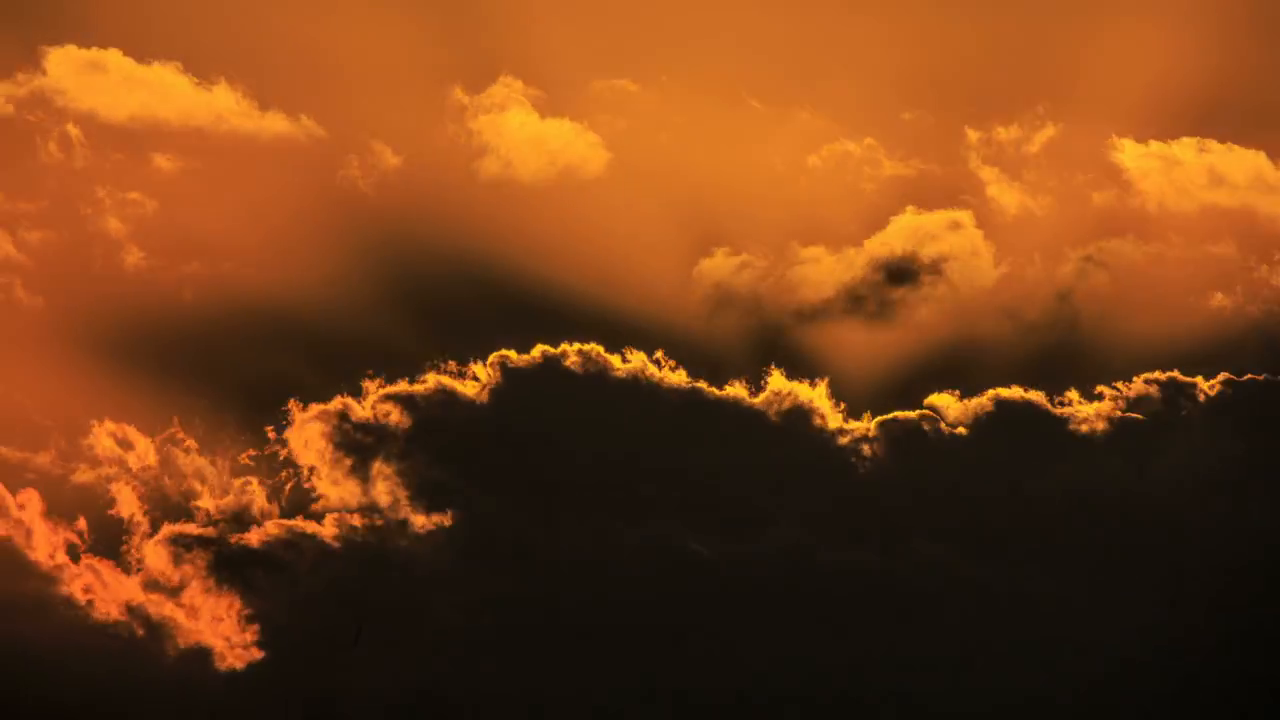
#> input picture frame 13 of Gui Features/sunrise.mp4, 1280 x 720 px
$ python playingavideo.py
#> lines starting #> are read from the running program, lines starting #| are printed output that depends on the picture
import numpy as np
import cv2 as cv
cap = cv.VideoCapture('sunrise.mp4')
while cap.isOpened():
    ret, frame = cap.read()
#> frame is the input picture: shape (720, 1280, 3); mean B, G, R 22.8, 62.7, 118
    # if frame is read correctly ret is True
    if not ret:
        print("Can't receive frames (stream end?). Exiting ...")
        break
    gray = cv.cvtColor(frame, cv.COLOR_BGR2GRAY)
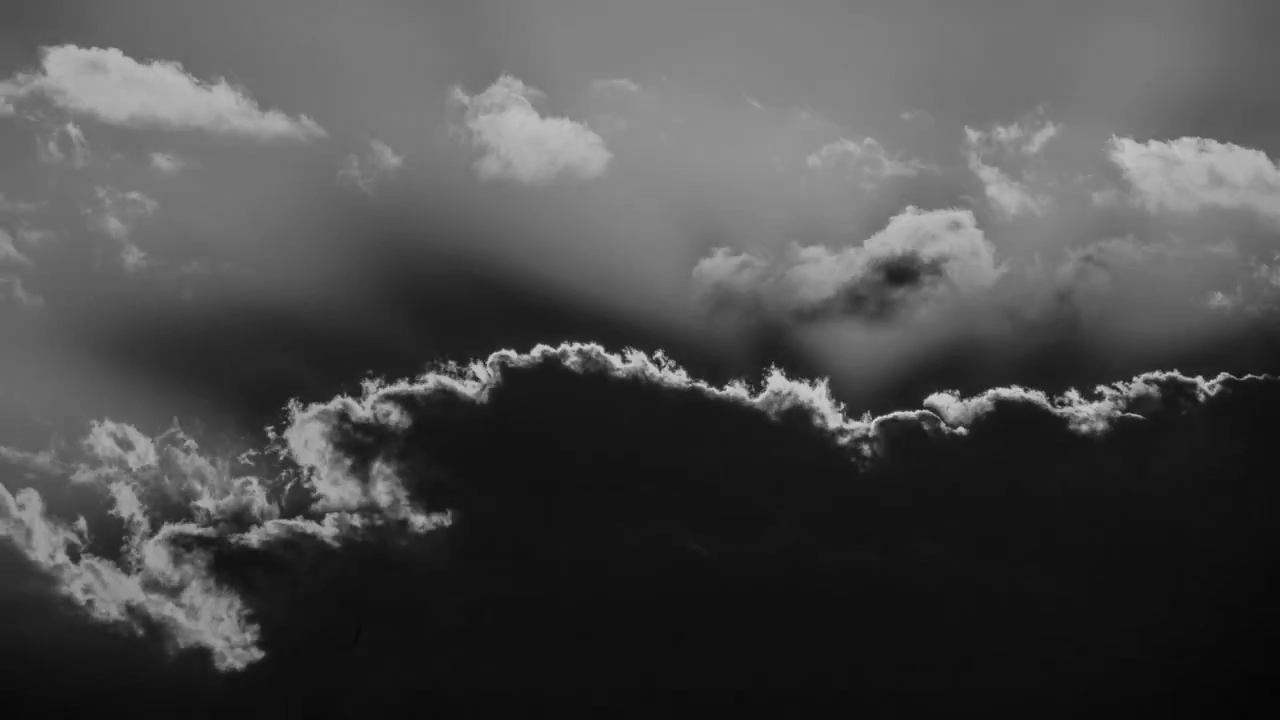
#> gray: shape (720, 1280); min 5, max 219, mean 74.7
    cv.imshow('frame', gray)
    if cv.waitKey(1) == ord('q'):
#> (key q is pressed here)
        break
cap.release()
# window shown waits for any key pressing event
cv.destroyAllWindows()

$ run again, starting later in the video
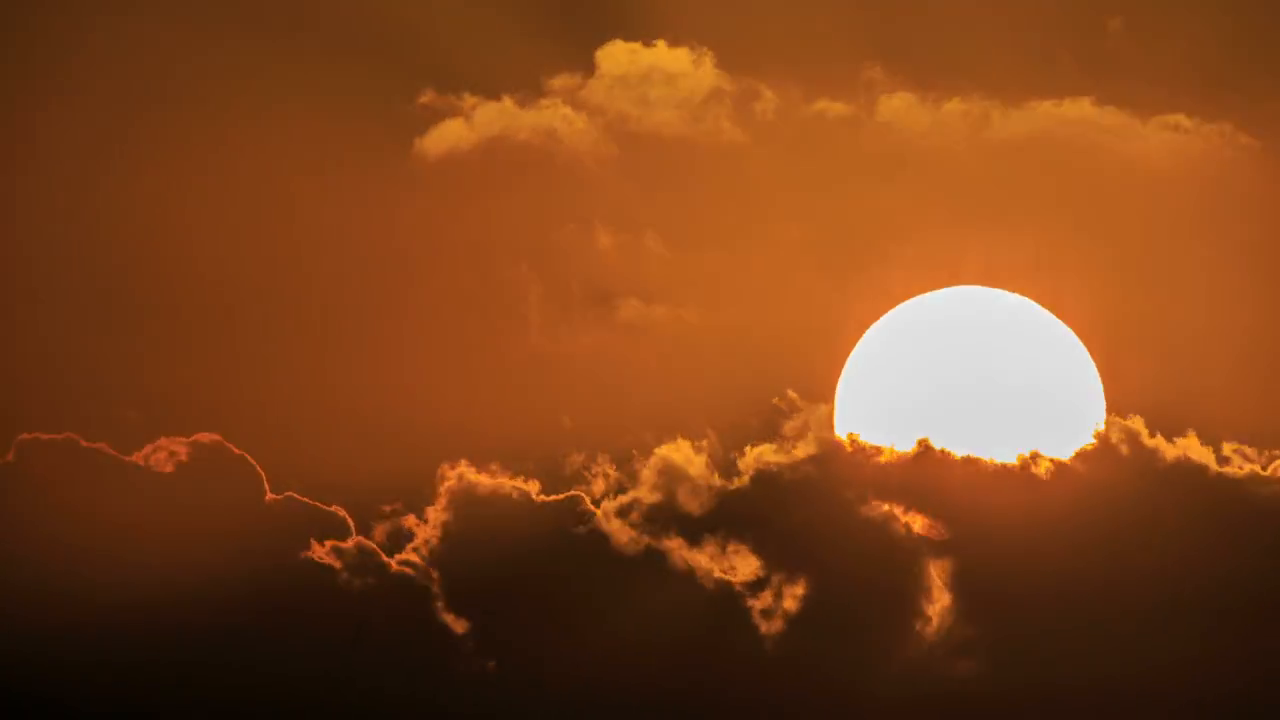
#> input picture frame 58 of Gui Features/sunrise.mp4, 1280 x 720 px
#> frame is the input picture: shape (720, 1280, 3); mean B, G, R 27.9, 67.6, 126.5
#> `gray = cv.cvtColor(frame, cv.COLOR_BGR2GRAY)`:
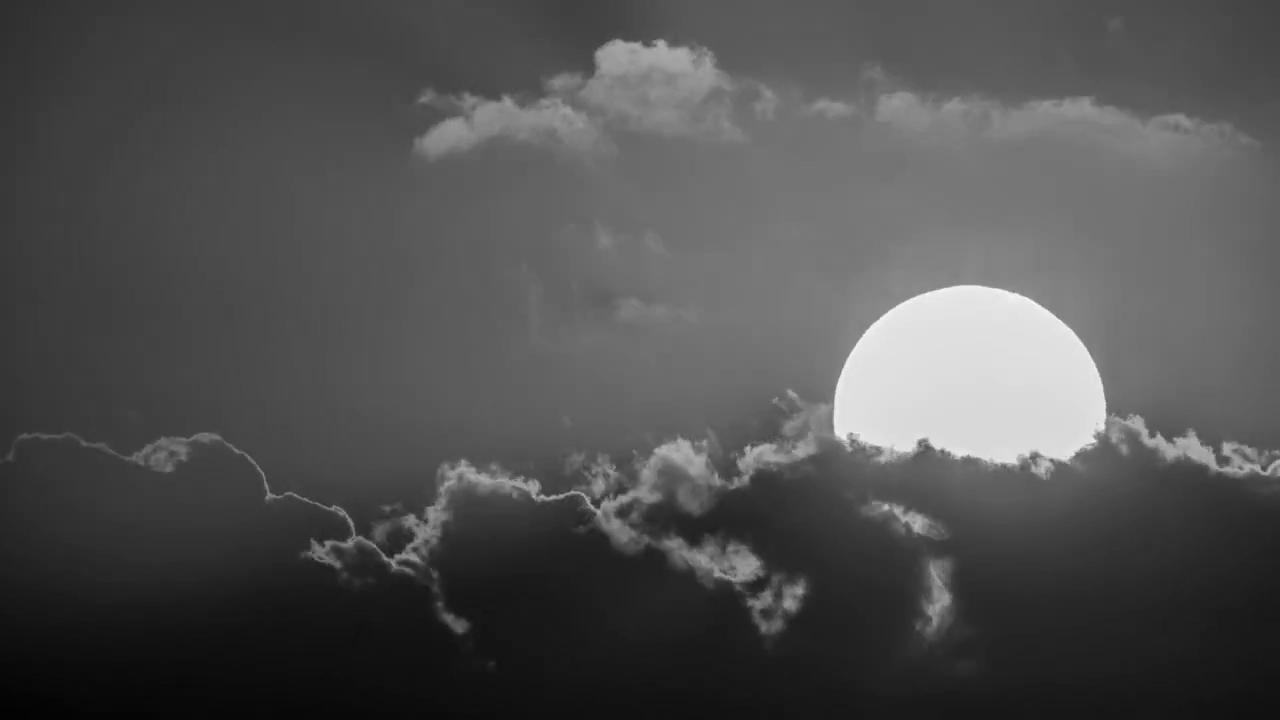
#> gray: shape (720, 1280); min 3, max 252, mean 80.7

$ run again, starting later in the video
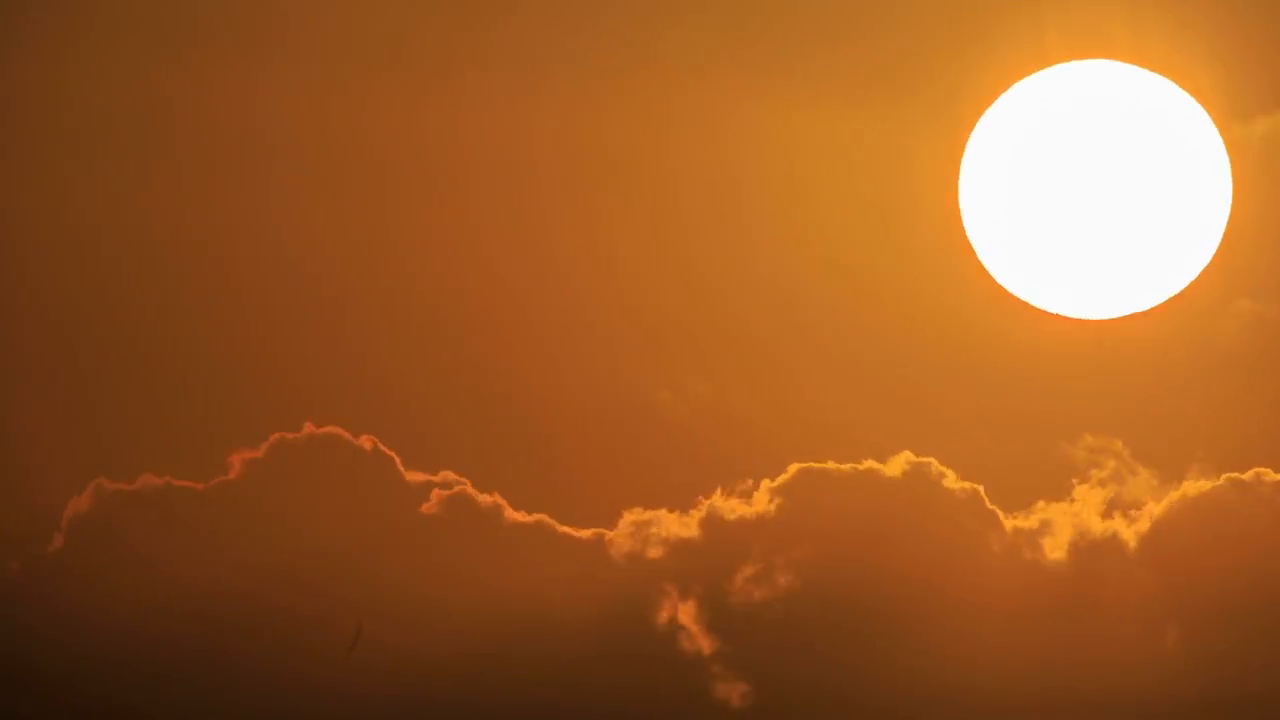
#> input picture frame 104 of Gui Features/sunrise.mp4, 1280 x 720 px
#> frame is the input picture: shape (720, 1280, 3); mean B, G, R 40.2, 92.4, 157.5
#> `gray = cv.cvtColor(frame, cv.COLOR_BGR2GRAY)`:
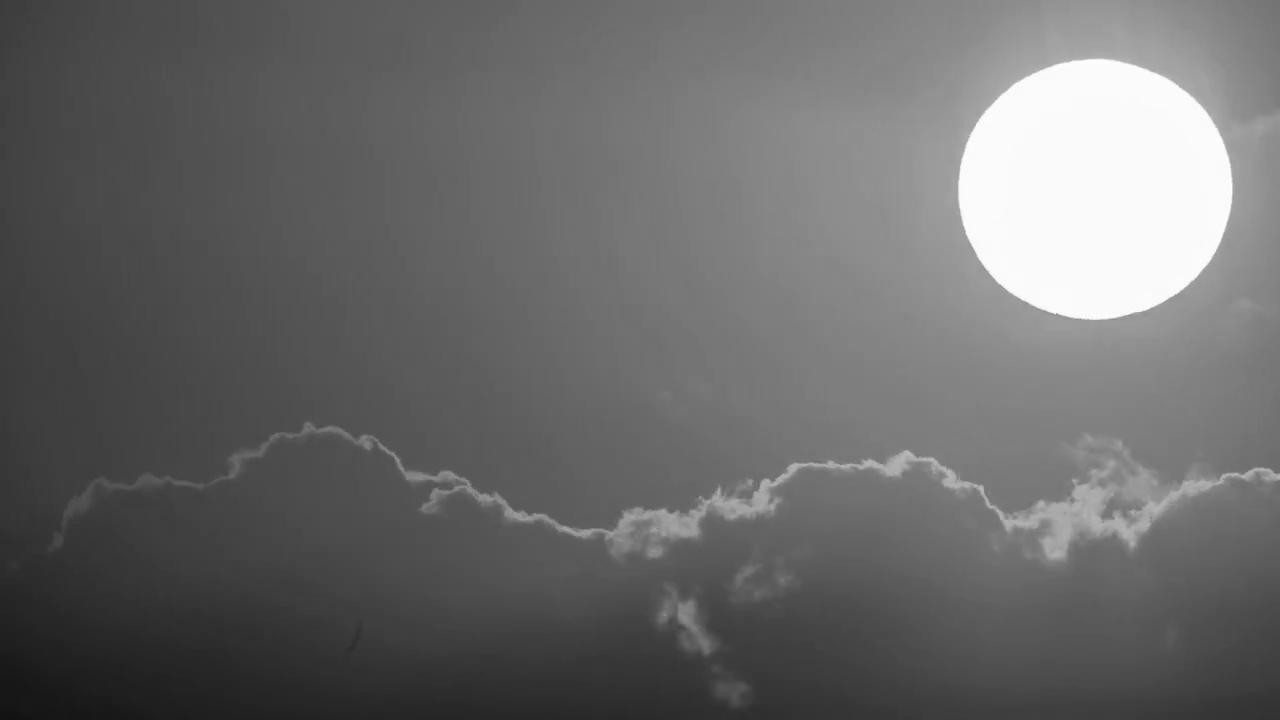
#> gray: shape (720, 1280); min 18, max 255, mean 105.9
